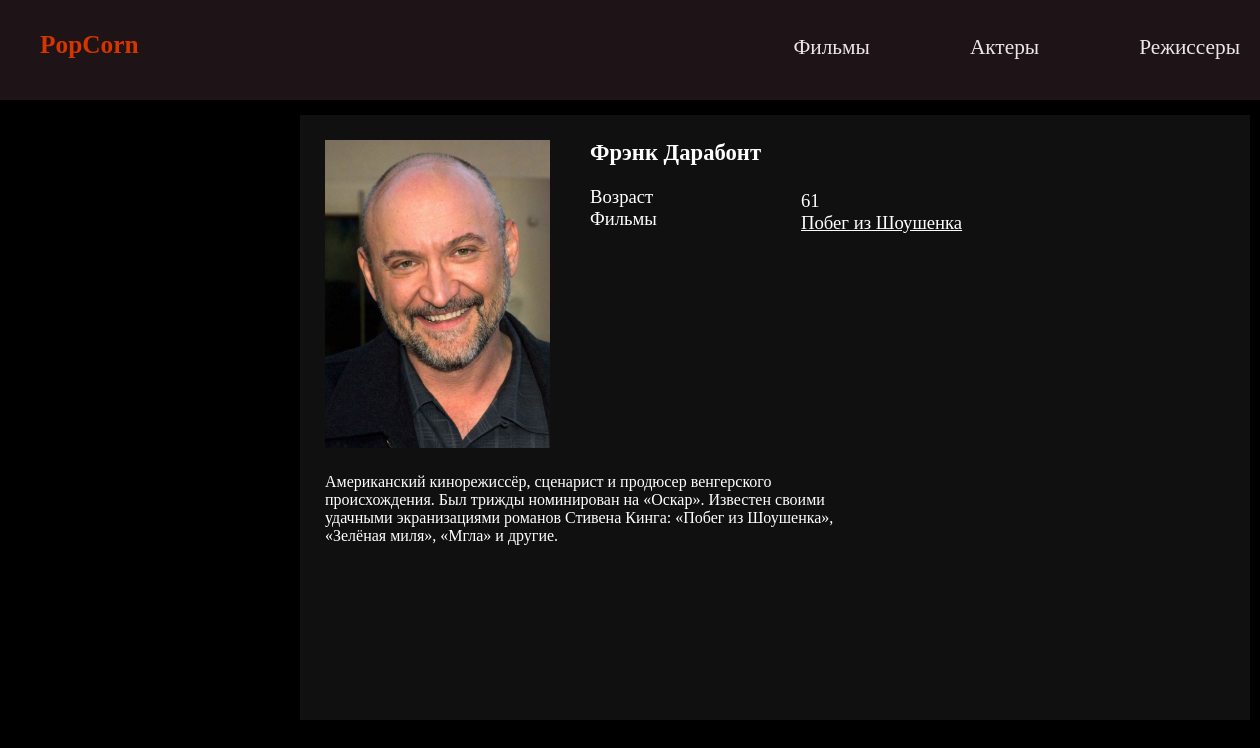
The app's page /popcorn/filmmakers/FrankDarabont/ with its own data.
### movies/models.py (models this page shows, shortened)
class Filmmaker(models.Model):
    name = models.CharField("Имя", max_length=100)
    photography = models.ImageField("Фото",upload_to="filmmakers/")
    biography = models.CharField(max_length=600, null = True)
    age = models.PositiveSmallIntegerField("Возраст", default=0)
    url = models.SlugField(max_length=130, unique=True)
    class Meta:
        verbose_name = "Режиссер"
        verbose_name_plural = "Режиссеры"

class Film(models.Model):
    name = models.CharField("Название", max_length=100, null=False)
    article = models.CharField(max_length=600)
    title_page = models.ImageField("Постер", upload_to="films/")
    year = models.PositiveSmallIntegerField("Дата выхода", default=2019)
    country = models.CharField("Страна", max_length=30)
    filmmaker = models.ForeignKey(Filmmaker, verbose_name="режиссер", related_name="filmmaker", on_delete=models.CASCADE)
    actors = models.ManyToManyField(Actor, verbose_name="актеры", related_name="film_actor")
    genres = models.ManyToManyField(Genre, verbose_name="жанры")
    url = models.SlugField(max_length=130, unique=True)
    draft = models.BooleanField("Черновик", default=False)
    trailer = models.FileField(upload_to=upload_location, blank=True, null=True, )
    def get_absolute_url(self):
        return reverse("film_detail", kwargs={"slug": self.url})
    class Meta:
        verbose_name = "Фильм"
        verbose_name_plural = "Фильмы"

### movies/views.py (the view)
# urls.py: path("filmmakers/<slug:slug>/", views.FilmmakerView.as_view(), name="filmmaker-page"),
class FilmmakerView(View):
    def get(self, request, slug):
        filmmaker = Filmmaker.objects.get(url = slug)
        return  render(request, "filmmaker-page.html", {'filmmaker' : filmmaker})

### movies/templates/filmmaker-page.html
{% extends 'base.html' %}
    {% block content %}
        <section class="container">
		<section class="about">
			<img src="{{ MEDIA_ROOT }} {{ filmmaker.photography.url }}" alt="">
			<section>
				<h1>{{ filmmaker.name }}</h1>
				<li>Возраст</li>
				<li>Фильмы</li>
			</section>
			<section class="info">
				<li>{{ filmmaker.age }}</li>
				<li>{% for film in filmmaker.filmmaker.all %}
                    <a href="{{ film.get_absolute_url }}"> {{ film.name }} <br> </a>
                    {% endfor %}
                </li>
			</section>
		</section>
		<section class="article">
			<p> {{ filmmaker.biography }}</p>
		</section>
        </section>
    {% endblock content %}

### static/css/style.css (style rules this page uses)
* { margin:0px; padding:0px; }
body { background-color: #000000; color: #fff; height: 100vh; font-family: cursive; }
img { width:198px; height:300px; }

### static/css/film_detail.css (style rules this page uses)
.info { margin-top: 50px; }
img { width:205px; height:307.5px; }

### static/css/actor_filmmaker_page.css (style rules this page uses)
.container { margin-left: 300px; width:950px; background: #101010; padding-bottom: 25px; height: 580px; margin-top: 15px; }
.about { padding: 25px 25px; display: inline-flex; }
.about section { margin-left: 40px; font-size: 14pt; }
.about section h1 { margin-bottom: 20px; font-size: 17pt; }
.about section li { list-style-type: none; }
.about img { width:225px; height:307.5px; }
.about section li a { color: #fff; }
.info { margin-top: 50px; }
.article { width: 545px; height: 88px; padding-left: 25px; padding-bottom: 25px ; }

### static/css/register.css (style rules this page uses)
* { margin:0px; padding:0px; }
body { background-color: #000000; color: #fff; height: 100%; font-family: cursive; }

### movies/templates/base.html (style rules this page uses)
* { margin:0px; padding:0px; }
body { background-color: #000000; color: #fff; height: 100vh; font-family: cursive; }
img { width:198px; height:300px; }

### records on screen
Filmmaker: photography (picture), name "Фрэнк Дарабонт", age "61", biography "Американский кинорежиссёр, сценарист и продюсер венгерского происхождения. Был трижды номинирован на «Оскар». Известен своими удачными экранизациями романов Стивена Кинга: «Побег из Шоушенка», «Зелёная миля», «Мгла» и другие."
Film: name "Побег из Шоушенка"
